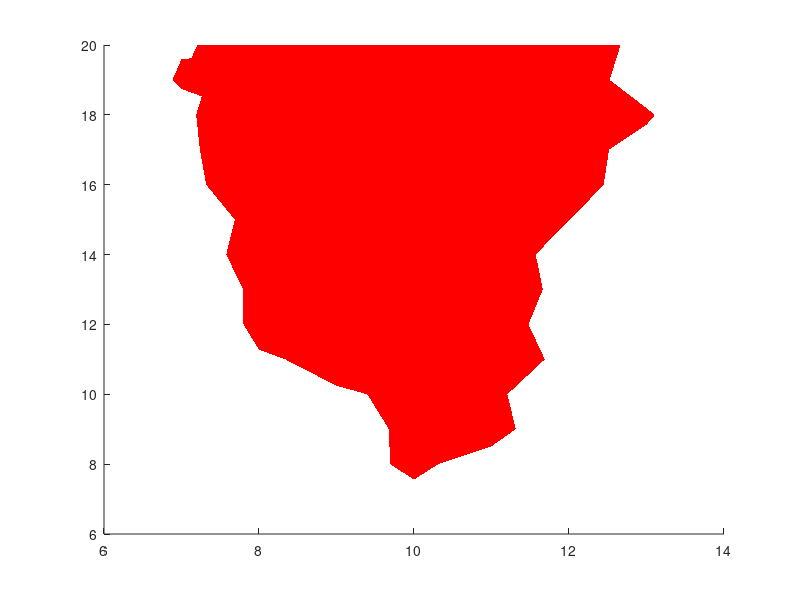

Here is the MATLAB script that generated this plot: (Note: this script raises an error after producing the figure.)
% Plot Isosurfaces
% Author: Sang Min Han
% Last modified: 2023/09/22
%

close all force; clear; clc;

load('07-Sep-2023_iso');

% parameters
ftSize= 14; % font size
trans= 1.0; % transparency

fprintf('k1:k2= %2.1f\nd1:d2= %2.1f\namp1:amp2= %2.1f\n', ...
    kRatio, dRatio, ampRatio);

f= figure; clf;
set(gcf, 'Units', 'Normalized', 'OuterPosition', [0, 0, 1, 1]);
hold on;

p1= patch(isosurface(fval, 245), 'FaceColor', 'red', ...
    'EdgeColor', 'none');
alpha(p1, trans/2);
p2= patch(isosurface(fval, 250), 'FaceColor', 'yellow', ...
    'EdgeColor', 'none');
alpha(p2, trans/4);
p3= patch(isosurface(fval, 255), 'FaceColor', 'green', ...
    'EdgeColor', 'none');
alpha(p3, trans/6);
p4= patch(isosurface(fval, 260), 'FaceColor', 'cyan', ...
    'EdgeColor', 'none');
alpha(p4, trans/8);
p5= patch(isosurface(fval, 265), 'FaceColor', 'blue', ...
    'EdgeColor', 'none');
alpha(p5, trans/10);

% lighting control
lighting phong;
light('position', [ 1, 1, 1]);
light('position', [-1,-1,-1]);
light('position', [-1, 1,-1]);
light('position', [ 1,-1,-1]);

view(3); daspect([1,1,1]);
rotate3d on;
box on;

% axes/image control
axis([1 length(k2) 1 length(d2) 1 length(amp2)]);
set(gca,'FontSize', ftSize, ...
    'XTickLabel', k2./1e4, 'XTick', 1:length(k2), ...
    'YTickLabel', d2./1e2, 'YTick', 1:length(d2), ...
    'ZTickLabel', amp2./1e3, 'ZTick', 1:length(amp2));
xlabel('Spring Constant (AU$\times10^4$)', 'Interpreter', 'LaTeX', ...
    'FontSize', ftSize + 2, 'FontWeight', 'bold');
ylabel('Damping Term (AU$\times10^2$)', 'Interpreter', 'LaTeX', ...
    'FontSize', ftSize + 2, 'FontWeight', 'bold');
zlabel('Muscle Amplitude (AU$\times10^3$)', 'Interpreter', 'LaTeX', ...
    'FontSize', ftSize + 2, 'FontWeight', 'bold');
title('Hoot Isosurfaces', 'Interpreter', 'LaTeX', ...
    'FontSize', ftSize + 8, 'FontWeight', 'bold');
axis tight;

hold off;
shg;

% save figure
savefig(f, 'iso.fig');

